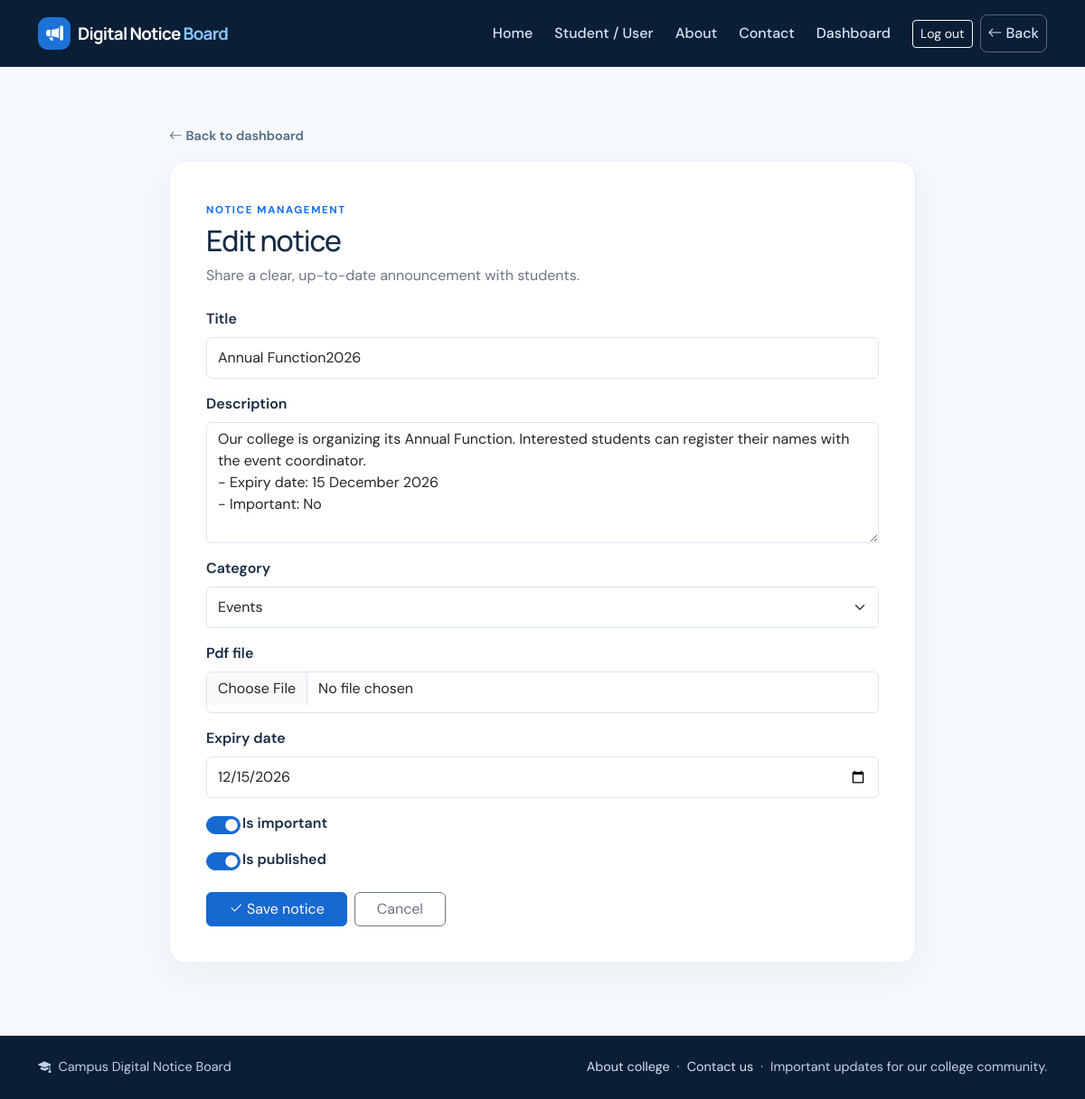
/edit-notice/2/ (signed in), run on the app's committed database.
### notices/models.py (models this page shows, shortened)
class Notice(models.Model):
    class Category(models.TextChoices):
        EXAMINATION = 'Examination', 'Examination'
        RESULTS = 'Results', 'Results'
        EVENTS = 'Events', 'Events'
        HOLIDAYS = 'Holidays', 'Holidays'
        ADMISSIONS = 'Admissions', 'Admissions'
        SPORTS = 'Sports', 'Sports'
        PLACEMENT = 'Placement', 'Placement'
        GENERAL = 'General', 'General'
        SCHOLARSHIPS = 'Scholarships', 'Scholarships'
        TIME_TABLE = 'Time Table', 'Time Table'
    title = models.CharField(max_length=200)
    description = models.TextField()
    category = models.CharField(max_length=50, choices=Category.choices)
    pdf_file = models.FileField(
        upload_to='notices/',
        blank=True,
        null=True,
        validators=[FileExtensionValidator(['pdf']), validate_pdf_file],
    )
    created_at = models.DateTimeField(auto_now_add=True)
    expiry_date = models.DateField(blank=True, null=True)
    is_important = models.BooleanField(default=False)
    is_published = models.BooleanField(default=True)
    class Meta:
        ordering = ['-created_at', '-pk']

### notices/views.py (the view)
# urls.py: path('edit-notice/<int:pk>/', views.edit_notice, name='edit_notice'),
@staff_required
def edit_notice(request, pk):
    notice = get_object_or_404(Notice, pk=pk)
    form = NoticeForm(
        request.POST or None,
        request.FILES or None,
        instance=notice,
    )
    if request.method == 'POST' and form.is_valid():
        form.save()
        messages.success(request, 'Notice updated successfully.')
        return redirect('admin_dashboard')
    return render(request, 'notices/add_notice.html', {
        'form': form,
        'page_title': 'Edit notice',
        'notice': notice,
    })

### notices/templates/notices/add_notice.html (shortened to what this page needs)
{% extends 'notices/base.html' %}
{% block content %}
<section class="container section-space form-page">
    <a class="back-link" href="{% url 'admin_dashboard' %}"><i class="bi bi-arrow-left me-1"></i>Back to dashboard</a>
    <div class="form-card mt-3">
        <span class="eyebrow text-primary">NOTICE MANAGEMENT</span>
        <h1 class="h2 mt-1">{{ page_title }}</h1>
        <p class="text-secondary mb-4">Share a clear, up-to-date announcement with students.</p>
        <form method="post" enctype="multipart/form-data" novalidate>
            {% for field in form %}
                {% if field.name == 'is_important' or field.name == 'is_published' %}
                    <div class="form-check form-switch mb-3">
                        {{ field }}
                        <label class="form-check-label fw-semibold" for="{{ field.id_for_label }}">{{ field.label }}</label>
                    </div>
                {% else %}
                    <div class="mb-3">
                        <label class="form-label fw-semibold" for="{{ field.id_for_label }}">{{ field.label }}</label>
                        {{ field }}
                    </div>
                {% endif %}
            {% endfor %}
            <div class="d-flex flex-wrap gap-2 pt-2">
                <button class="btn btn-primary px-4" type="submit"><i class="bi bi-check2 me-1"></i>Save notice</button>
                <a class="btn btn-outline-secondary px-4" href="{% url 'admin_dashboard' %}">Cancel</a>
            </div>
        </form>
    </div>
</section>
{% endblock %}

### notices/static/notices/css/site.css (style rules this page uses)
:root { --navy: #102b4e; --navy-deep: #0a1e36; --blue: #1769d2; --blue-light: #eaf3ff; --ink: #172b43; --muted: #6b7b90; --line: #e6edf5; --canvas: #f5f8fc; }
* { box-sizing: border-box; }
body { margin: 0; background: var(--canvas); color: var(--ink); font-family: 'DM Sans', sans-serif; }
h1, h2, h3, .navbar-brand { font-family: 'Manrope', sans-serif; letter-spacing: -.035em; }
a { text-decoration: none; }
.eyebrow { font-size: .72rem; font-weight: 700; letter-spacing: .14em; }
.section-space { padding-top: 4rem; padding-bottom: 1rem; }
.form-control, .form-select { min-height: 46px; border-color: #dbe4ef; }
.btn-primary { border-color: var(--blue); background: var(--blue); }
.back-link { color: #536981; font-size: .9rem; font-weight: 600; }
.form-page { max-width: 850px; }
.form-card { padding: clamp(1.4rem, 5vw, 2.5rem); border: 1px solid var(--line); border-radius: 18px; background: white; box-shadow: 0 12px 40px #102b4e0a; }
.form-card .form-check-input { width: 2.4em; height: 1.25em; }
.form-card .form-check-input:checked { border-color: var(--blue); background-color: var(--blue); }

### data on the page
Notice: form "Annual Function2026" "Our college is organizing its Annual Function. Interested students can register their names with the event coordinator. - Expiry date: 15 December 2026 - Important: No" "Events" "12/15/2026", form "☑" "☑"

### other printed values
{{ page_title }} "Edit notice"
{{ field.label }} "Title" "Description" "Category" "Pdf file" "Expiry date"
{{ field.label }} "Is important" "Is published"
